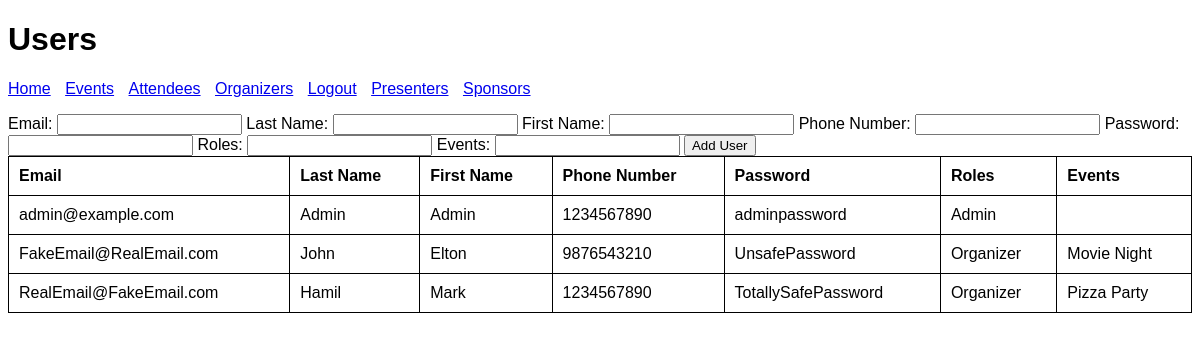
The page /users.php on the database its author committed.
### tables this page shows
CREATE TABLE `users` (
  `EMAIL` VARCHAR(255) PRIMARY KEY,
  `LastName` VARCHAR(100) NOT NULL,
  `FirstName` VARCHAR(100) NOT NULL,
  `PHONENUMBER` BIGINT NOT NULL,
  `PASSWORD` VARCHAR(255) NOT NULL,
  `ROLES` VARCHAR(255) NOT NULL,
  `EVENTS` VARCHAR(255) NOT NULL
);

### users.php (the view, shortened to what this page needs)
<!DOCTYPE html>
<html lang="en">
<head>
    <link rel="stylesheet" href="css/style.css">
</head>
<body>
    <h1>Users</h1>
    <nav>
        <ul>
            <li><a href="index.php">Home</a></li>
            <li><a href="events.php">Events</a></li>
            <li><a href="attendees.php">Attendees</a></li>
            <li><a href="organizers.php">Organizers</a></li>
            <li><a href="logout.php">Logout</a></li>
            <li><a href="presenters.php">Presenters</a></li>
            <li><a href="sponsors.php">Sponsors</a></li>
        </ul>
    </nav>
    <form action="add_user.php" method="POST">
        <label for="EMAIL">Email:</label>
        <input type="email" id="EMAIL" name="EMAIL" required>
        <label for="LastName">Last Name:</label>
        <input type="text" id="LastName" name="LastName" required>
        <label for="FirstName">First Name:</label>
        <input type="text" id="FirstName" name="FirstName" required>
        <label for="PHONENUMBER">Phone Number:</label>
        <input type="number" id="PHONENUMBER" name="PHONENUMBER" required>
        <label for="PASSWORD">Password:</label>
        <input type="password" id="PASSWORD" name="PASSWORD" required>
        <label for="ROLES">Roles:</label>
        <input type="text" id="ROLES" name="ROLES" required>
        <label for="EVENTS">Events:</label>
        <input type="text" id="EVENTS" name="EVENTS" required>
        <button type="submit">Add User</button>
    </form>
    <table>
        <thead>
            <tr>
                <th>Email</th>
                <th>Last Name</th>
                <th>First Name</th>
                <th>Phone Number</th>
                <th>Password</th>
                <th>Roles</th>
                <th>Events</th>
            </tr>
        </thead>
        <tbody>
        <?php
        require 'includes/db_connection.php';
        $pdo->setAttribute(PDO::MYSQL_ATTR_USE_BUFFERED_QUERY, true);
        $stmt = $pdo->query('SELECT * FROM users');
        $results = $stmt->fetchAll();
        foreach ($results as $row) {
            echo "<tr>";
            echo "<td>{$row['EMAIL']}</td>";
            echo "<td>{$row['LastName']}</td>";
            echo "<td>{$row['FirstName']}</td>";
            echo "<td>{$row['PHONENUMBER']}</td>";
            echo "<td>{$row['PASSWORD']}</td>";
            echo "<td>{$row['ROLES']}</td>";
            echo "<td>{$row['EVENTS']}</td>";
            echo "</tr>";
        }
        ?>
        </tbody>
    </table>
</body>
</html>

### css/style.css (style rules this page uses)
body { font-family: Arial, sans-serif; }
nav ul { list-style-type: none; padding: 0; }
nav ul li { display: inline; margin-right: 10px; }
table { width: 100%; border-collapse: collapse; }
table, th, td { border: 1px solid black; }
th, td { padding: 10px; text-align: left; }

### rows shown on the page
users: EMAIL "admin@example.com", LastName "Admin", FirstName "Admin", PHONENUMBER "1234567890", PASSWORD "adminpassword", ROLES "Admin"
users: EMAIL "FakeEmail@RealEmail.com", LastName "John", FirstName "Elton", PHONENUMBER "9876543210", PASSWORD "UnsafePassword", ROLES "Organizer", EVENTS "Movie Night"
users: EMAIL "RealEmail@FakeEmail.com", LastName "Hamil", FirstName "Mark", PHONENUMBER "1234567890", PASSWORD "TotallySafePassword", ROLES "Organizer", EVENTS "Pizza Party"
